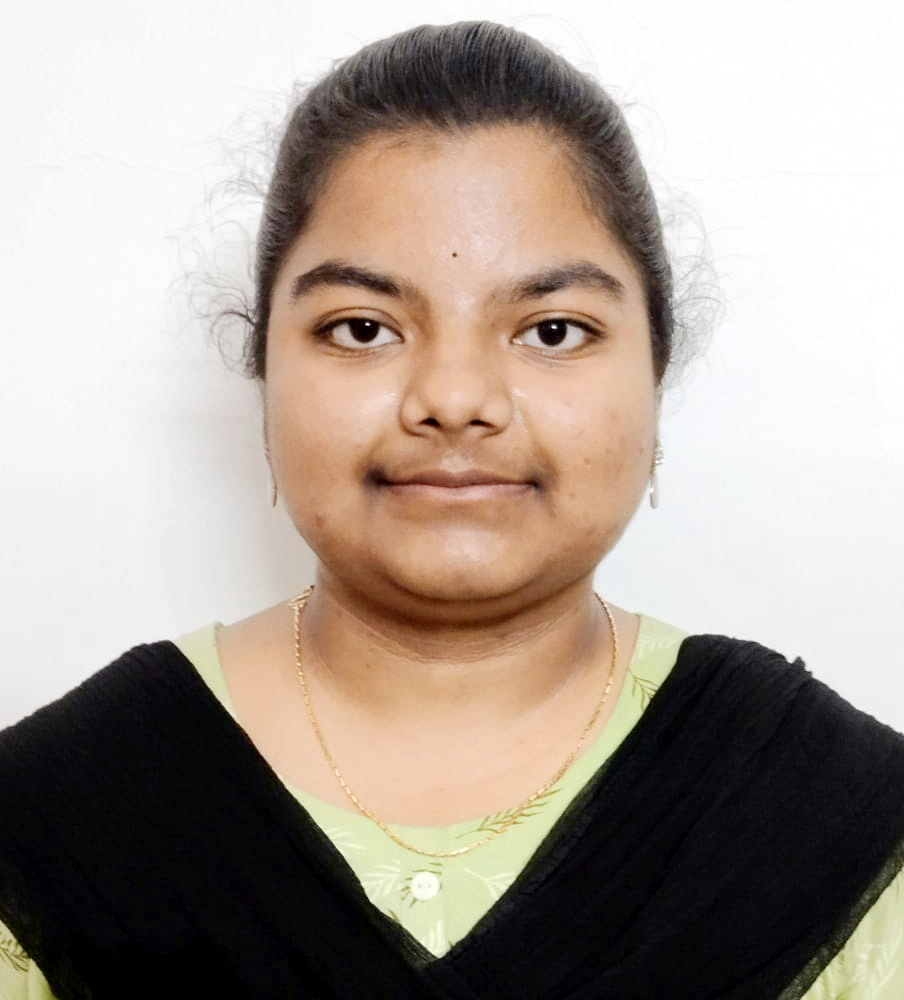
#> input picture Qno. 1.jpg.jpeg, 904 x 1000 px
$ jupyter execute --allow-errors 'exp 7 guna dipt pyt code.ipynb'
#> lines starting #> are read from the running program, lines starting #| are printed output that depends on the picture
## Exp no 7: Record Hough Transform
## Name: Nara Guna Susmitha
## Reg no: 212224230176

[cell 1]
import cv2
import numpy as np
import matplotlib.pyplot as plt
image = cv2.imread('Qno. 1.jpg.jpeg')
#> image is the input picture: shape (1000, 904, 3); mean B, G, R 147.8, 157.1, 168.7
gray_image = cv2.cvtColor(image, cv2.COLOR_BGR2GRAY)
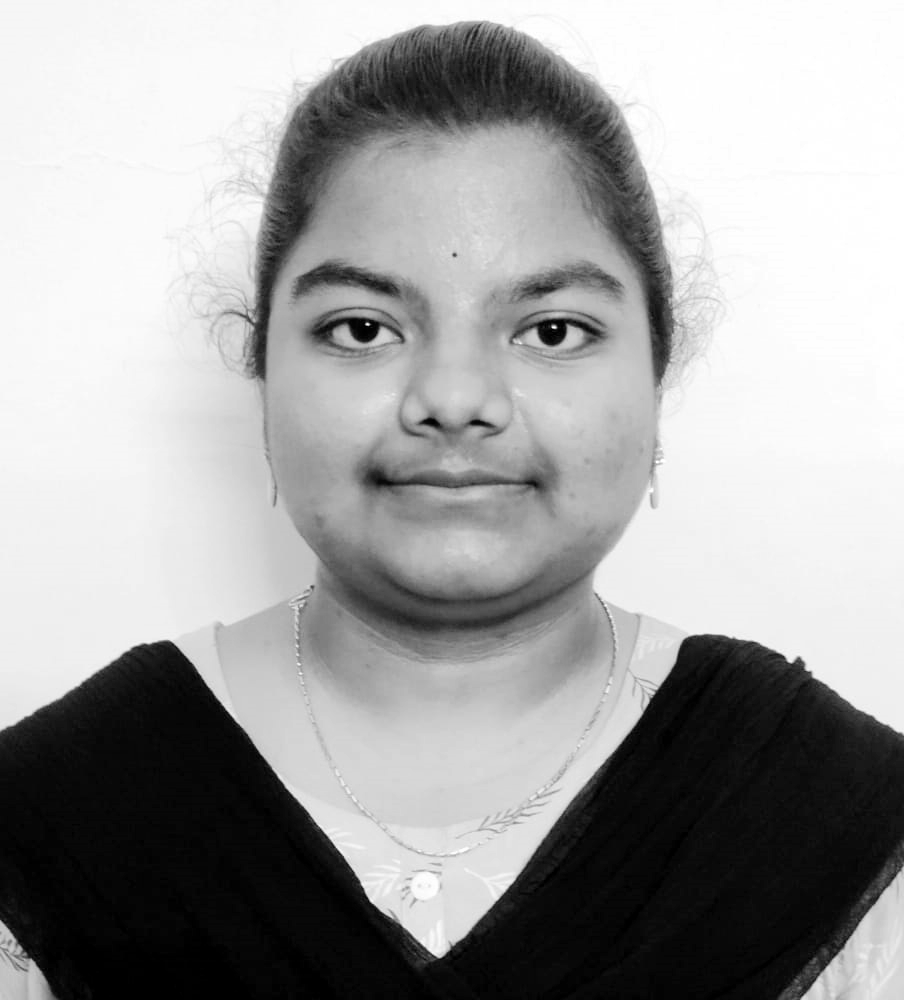
#> gray_image: shape (1000, 904); min 0, max 255, mean 159.5
plt.imshow(cv2.cvtColor(image, cv2.COLOR_BGR2RGB))  # Convert image to RGB for displaying
plt.title("Input Image")
plt.axis('off')

[cell 2]
plt.imshow(gray_image, cmap='gray')
plt.title("Grayscale Image")
plt.axis('off')

[cell 3]
edges = cv2.Canny(gray_image, 50, 150)
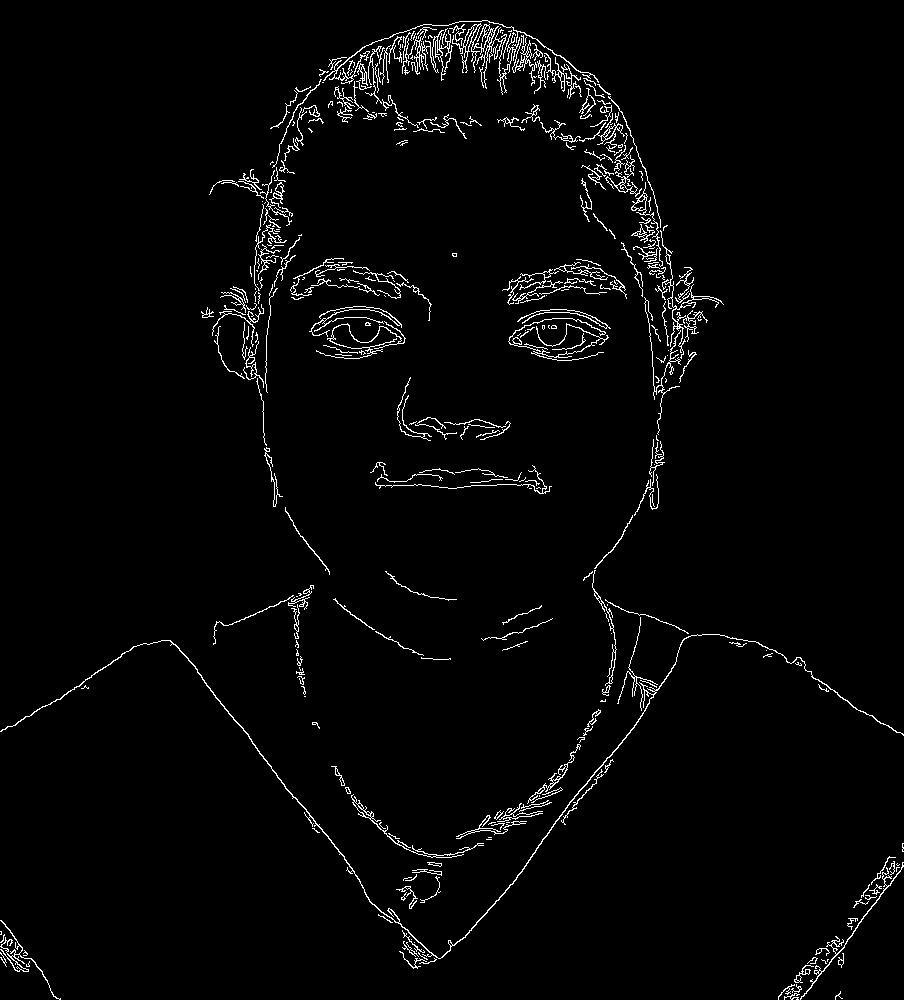
#> edges: shape (1000, 904); 2.5% white in thin lines or dots
plt.imshow(edges, cmap='gray')
plt.title("Canny Edge Detector")
plt.axis('off')

[cell 4]
lines = cv2.HoughLinesP(edges, 1, np.pi / 180, 100, minLineLength=50, maxLineGap=10)
#> lines = 18 rows, first 6: [197, 672, 237, 723], [255, 747, 300, 804], [302, 805, 354, 871], [599, 123, 626, 191], [504, 893, 581, 788], [669, 367, 689, 267]
#> (the rest of this cell did not finish here and is left out)
